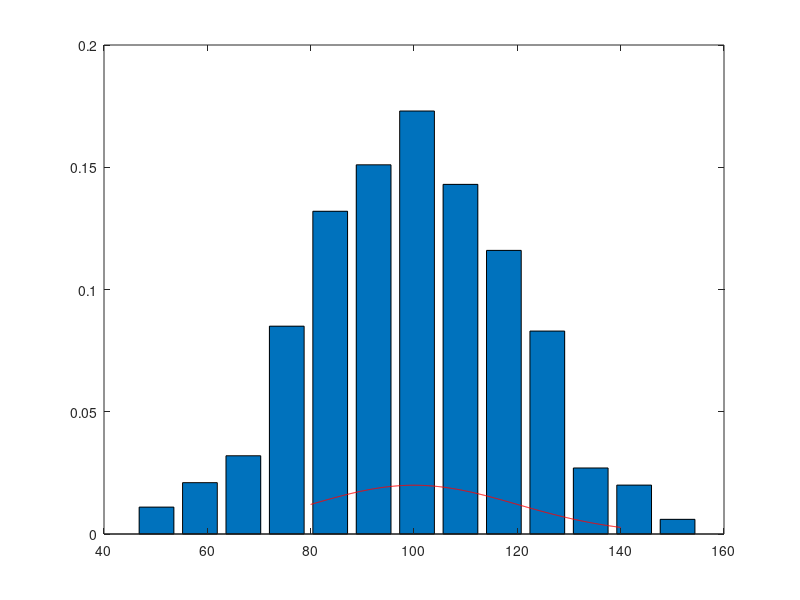

MATLAB code to generate this figure:
function out=p226_1()
  # a)
  v=zeros(1000,1);
  nr=0;
  for i=1:1000,
    x=normrnd(100,20);
    v(i)=x;
    # disp(x);
    if x > 80 && x < 140,
      nr++;
    endif
  endfor

  disp("Probabilitatea este aprox: ");
  disp(nr/1000);

  # b)
  disp("Probabilitarea teoretica :")
  disp(normcdf(140, 100, 20) - normcdf(80, 100, 20));

  # c)
  [n, xout] = hist(v, 13);
  bar(xout, n/sum(n));
  hold on;
  x = 80:0.1:140;
  y = normpdf(x, 100, 20);
  plot(x, y, 'r');
  hold off;
end
